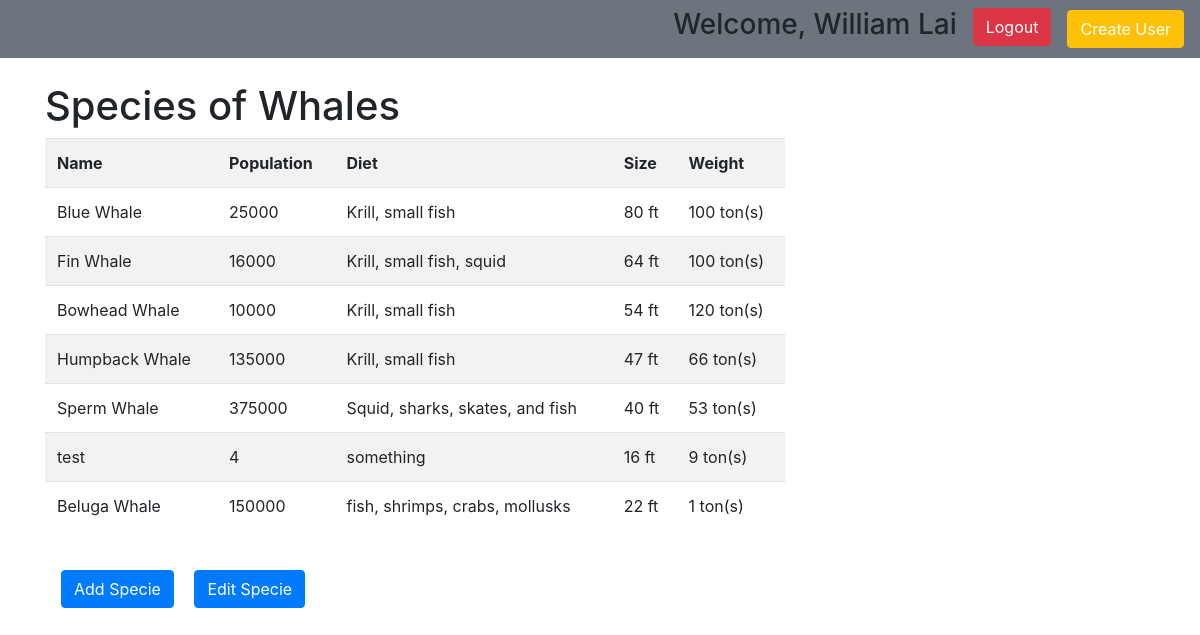
Screenshot of /index/ (signed in) with the database file from the repository.
### WhaleProfiles/models.py (models this page shows, shortened)
class Specie(models.Model):
    name = models.CharField(max_length=500)
    numWhales = models.IntegerField(default=0)
    diet = models.CharField(max_length=500)
    size = models.IntegerField(default=0)
    weight = models.IntegerField(default=0)

### WhaleProfiles/views.py (the view, shortened to what this page needs)
# urls.py: path('index/', views.Index.as_view(), name='index'),
class Index(View):
    allUsers = User.objects.all()
    allProfiles = Profile.objects.all()
    whales = Specie.objects.all()
    def get(self, request):
        context = {
        'allUsers': self.allUsers,
        'allProfiles': self.allProfiles,
        'whales': self.whales
        }
        template = loader.get_template('WhaleProfiles/index.html')
        return HttpResponse(template.render(context, request))

### WhaleProfiles/templates/WhaleProfiles/index.html (shortened to what this page needs)
<!DOCTYPE html>
<html>
  <head>
    <link rel="stylesheet" href="https://maxcdn.bootstrapcdn.com/bootstrap/4.4.1/css/bootstrap.min.css" />
  </head>
  <body>
    <nav class="navbar navbar-expand-sm bg-secondary ">
      {% if user.is_authenticated %}
      <ul class="navbar-nav navbar-right ml-auto">
        <h3>Welcome, {{ user.username }}</h3>
        <form style="margin-left: 1em;" method="POST">
          <button type="submit" class="btn btn-danger">Logout</button>
        </form>
      </ul>
      {% endif %}
      <button type="button" class="btn btn-warning" style="margin-left: 1em;">
        <a href="/WhaleProfiles/createUser" style="color:white">
          Create User
        </a>
      </button>
    </nav>
    <br>
    <div class="container">
      <div>
        <h1>
          Species of Whales
        </h1>
        <table class="col-6 col-sm-4 col-lg-8 table table-striped">
            <thread class = "thead-light">
              <tr>
                <th>Name</th>
                <th>Population</th>
                <th>Diet</th>
                <th>Size</th>
                <th>Weight</th>
              </tr>
            </thread>
             {% for whale in whales %}
              <tr>
                <td>{{whale.name}}</td>
                <td>{{whale.numWhales}}</td>
                <td>{{whale.diet}}</td>
                <td>{{whale.size}} ft</td>
                <td>{{whale.weight}} ton(s)</td>
              </tr>
            {% endfor %}
          </table>
        <br />
      </div>
      <div>
        <button type="button" class="btn btn-primary" style="margin-left: 1em;">
          <a href="/WhaleProfiles/addSpecie" style="color:white">
            Add Specie
          </a>
        </button>
        <button type="button" class="btn btn-primary" style="margin-left: 1em;">
          <a href="/WhaleProfiles/editSpecie" style="color:white">
            Edit Specie
          </a>
        </button>
      </div>
    </div>
  </body>
</html>

### rows the page displays
Specie: name "Blue Whale", numWhales "25000", diet "Krill, small fish", size "80", weight "100"
Specie: name "Fin Whale", numWhales "16000", diet "Krill, small fish, squid", size "64", weight "100"
Specie: name "Bowhead Whale", numWhales "10000", diet "Krill, small fish", size "54", weight "120"
Specie: name "Humpback Whale", numWhales "135000", diet "Krill, small fish", size "47", weight "66"
Specie: name "Sperm Whale", numWhales "375000", diet "Squid, sharks, skates, and fish", size "40", weight "53"
Specie: name "test", numWhales "4", diet "something", size "16", weight "9"
Specie: name "Beluga Whale", numWhales "150000", diet "fish, shrimps, crabs, mollusks", size "22", weight "1"

### other values shown
{{ user.username }} "William Lai"
